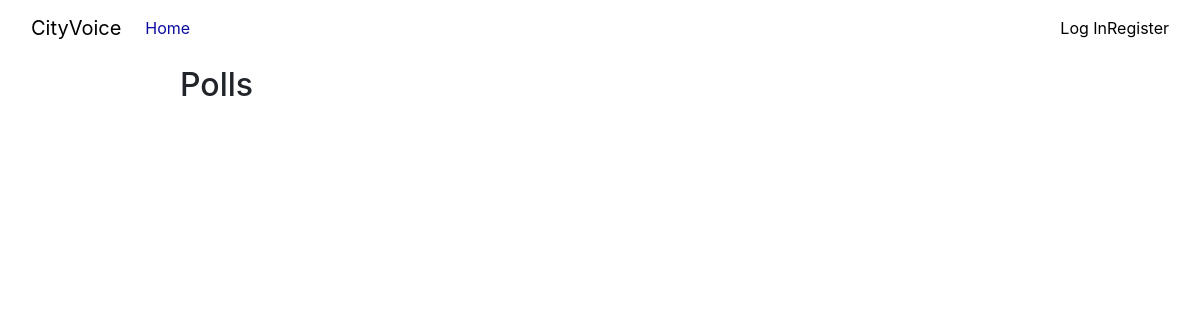
/polls, run on an earlier commit of the app's database.
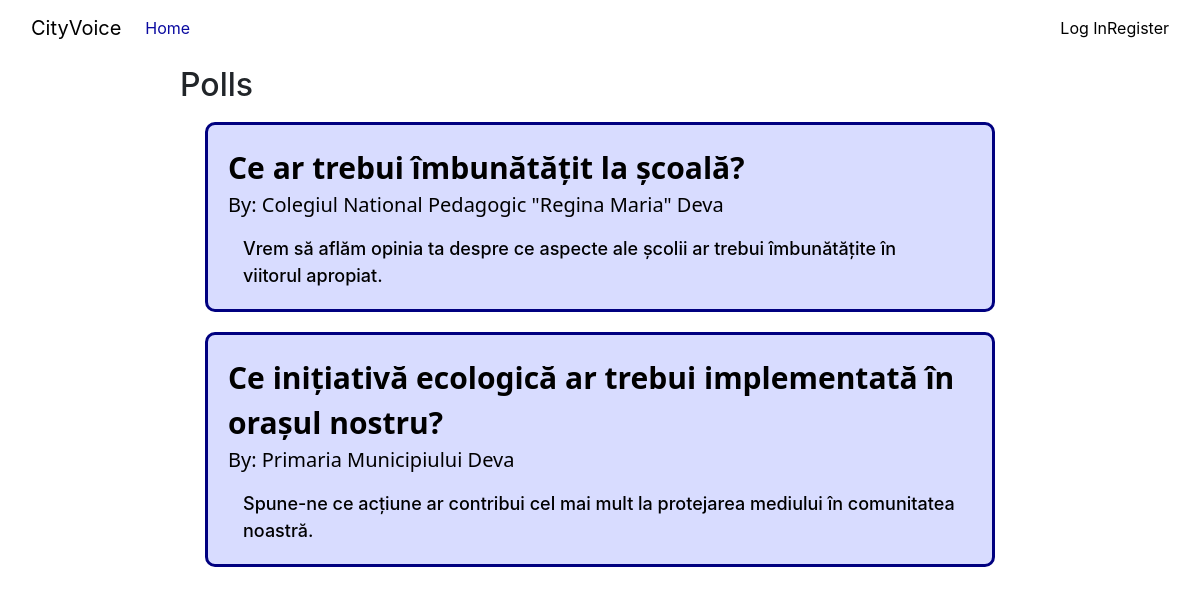
And on a later commit of the database.
### citysay/models.py (models this page shows, shortened)
class Poll(models.Model):
    creator = models.ForeignKey(User, on_delete=models.CASCADE)
    title = models.CharField(max_length=200)
    description = models.CharField(max_length=2000)
    institution = models.ForeignKey(Institution, null=True, blank=True, on_delete=models.SET_NULL)

class Institution(models.Model):
    code = models.CharField(max_length=10, unique=True)
    name = models.CharField(max_length=200)

### citysay/views.py (the view)
# urls.py: path("polls", views.polls, name="polls"),
def polls(request):
    all_polls = Poll.objects.all()
    return render(request, "citysay/polls.html",{
        "polls": all_polls
    })

### citysay/templates/citysay/polls.html (shortened to what this page needs)
{% extends "citysay/layout.html" %}
{% load static %}
{% block body %}
<div class="">
    <h2>Polls</h2>
    <div class="polls-container d-flex flex-column">
        {% for poll in polls %}
        <a href="/poll/{{ poll.id }}">
        <div class="poll-card">
            <div class="poll-heading">
                <div class="poll-card-title">{{ poll.title }}</div>
                <div class="poll-card-inst">By: {{ poll.institution.name }}</div>
            </div>
            <div class="poll-card-text">{{ poll.description }}</div>
        </div>
        <a>
        {% endfor %}
    </div>
</div>
{% endblock body %}

### citysay/templates/citysay/layout.html (shortened to what this page needs)
{% load static %}
<!DOCTYPE html>
<html lang="en">
<head>
    <link rel="stylesheet" href="https://stackpath.bootstrapcdn.com/bootstrap/4.4.1/css/bootstrap.min.css">
    <link rel="stylesheet" href="{% static "css/styles.css" %}">
</head>
<body>
    <nav class="navbar navbar-expand-lg bg-body-tertiary">
            <div class="container-fluid d-flex flex-row justify-content-between">
                <div class="d-flex flex-row">
                    <a class="navbar-brand" href="#">CityVoice</a>
                    <div class="" id="navbarNav">
                    <ul class="navbar-nav">
                        <li class="nav-item">
                        <a class="nav-link" aria-current="page" href={% url "index" %}>Home</a>
                        </li>
                    </ul>
                    </div>
                </div>
                <div class="d-flex flex-row">
                    {% if user.is_authenticated %}
                    <div>Logged in as: {{user.first_name}} {{user.last_name}} </div>
                    {% else %}
                    <a href={% url "login" %}>Log In</a>
                    <a href={% url "register" %}>Register</a>
                    {% endif %}
                </div>
            </div>
        </nav>
    <div class="custom-container">
        {% block body %} {% endblock %}
    </div>
</body>
</html>

### citysay/static/css/styles.css (style rules this page uses)
a { color: black; text-decoration: none; }
.nav-link { color: rgb(10, 10, 160); }
.custom-container { margin: 10px 15vw; }
.poll-card { margin: 10px 25px; padding: 10px 20px; background-color: rgb(216, 220, 255); border: 3px solid navy; border-radius: 10px; }
.poll-heading { margin: 10px 0px 15px; }
.poll-card-title { font-weight: bold; font-size: 30px; font-family:'Segoe UI', Tahoma, Geneva, Verdana, sans-serif }
.poll-card-inst { font-weight: 500; font-size: 20px; font-family:'Segoe UI', Tahoma, Geneva, Verdana, sans-serif }
.poll-card-text { font-weight: 500; font-size: 18px; margin: 0px 15px 10px; }

What changed in the data, as far as the page shows it:
added Poll: title "Ce ar trebui îmbunătățit la școală?", institution.name "Colegiul National Pedagogic \"Regina Maria\" Deva", description "Vrem să aflăm opinia ta despre ce aspecte ale școlii ar trebui îmbunătățite în viitorul apropiat."
added Poll: title "Ce inițiativă ecologică ar trebui implementată în orașul nostru?", institution.name "Primaria Municipiului Deva", description "Spune-ne ce acțiune ar contribui cel mai mult la protejarea mediului în comunitatea noastră."
